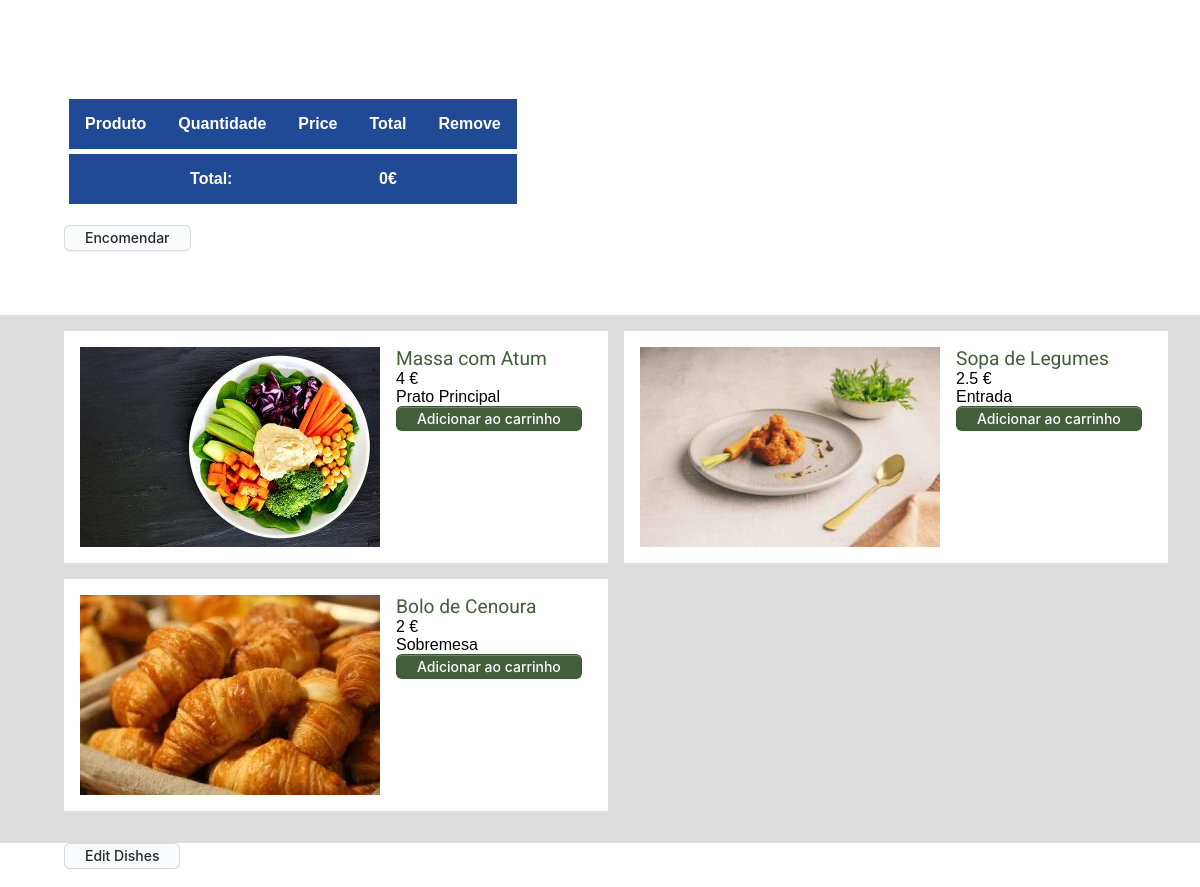
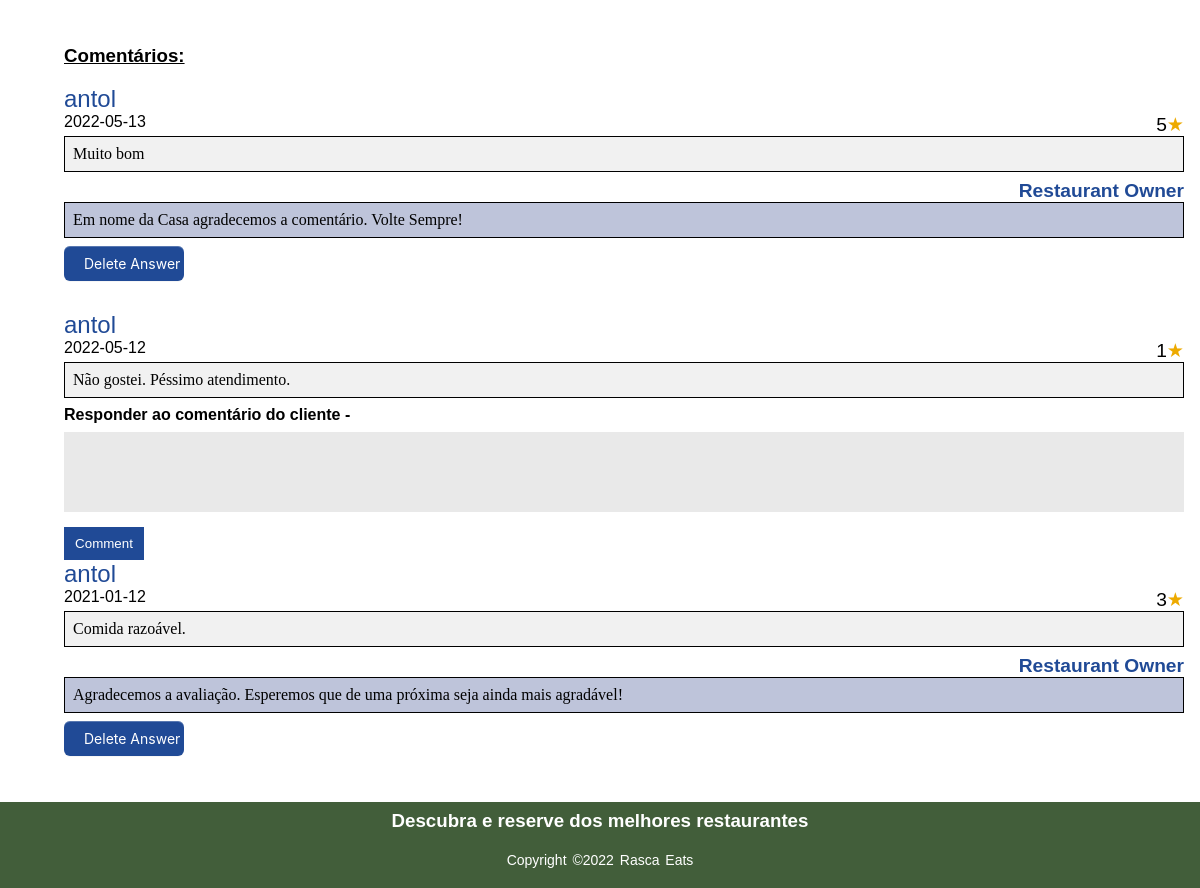
Before: /pages/owner_restaurant.php?id=1 (lower part) with the older database file (2 pictures, top to bottom).
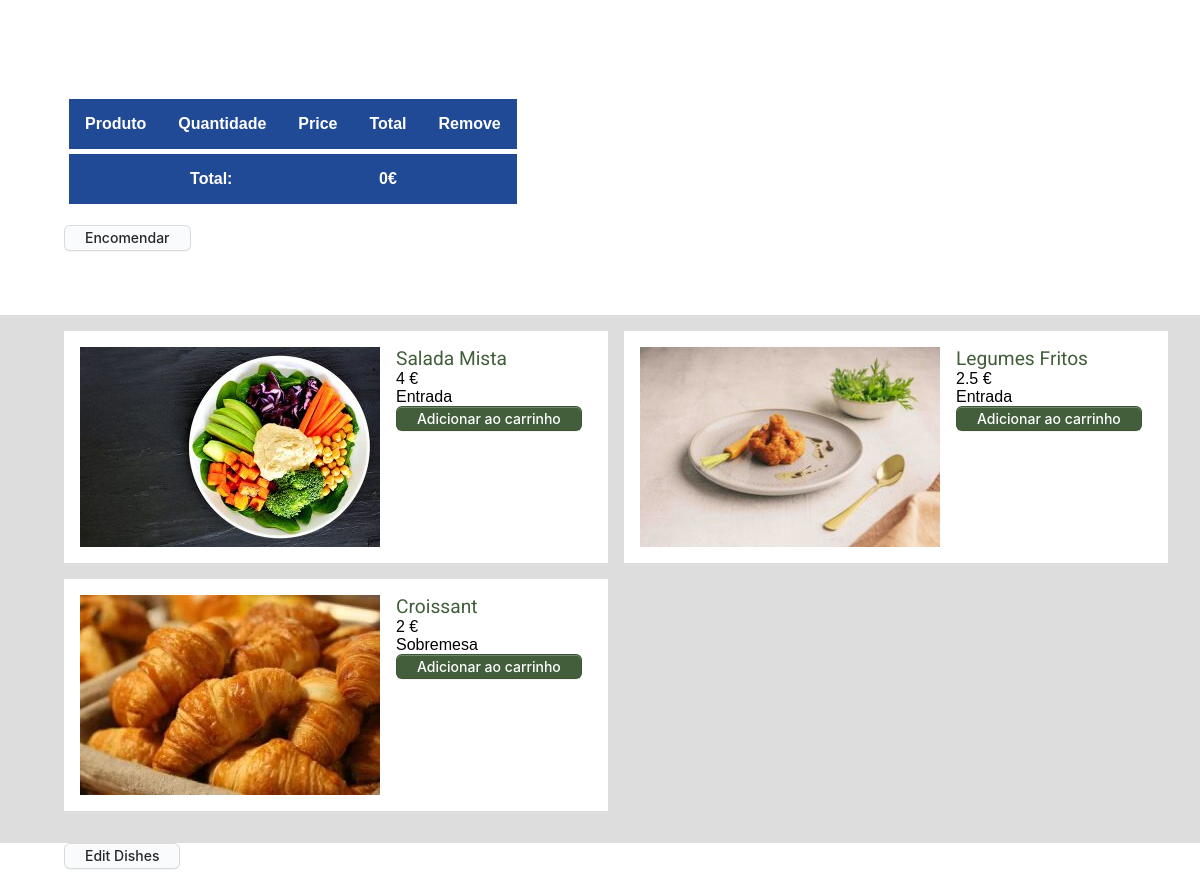
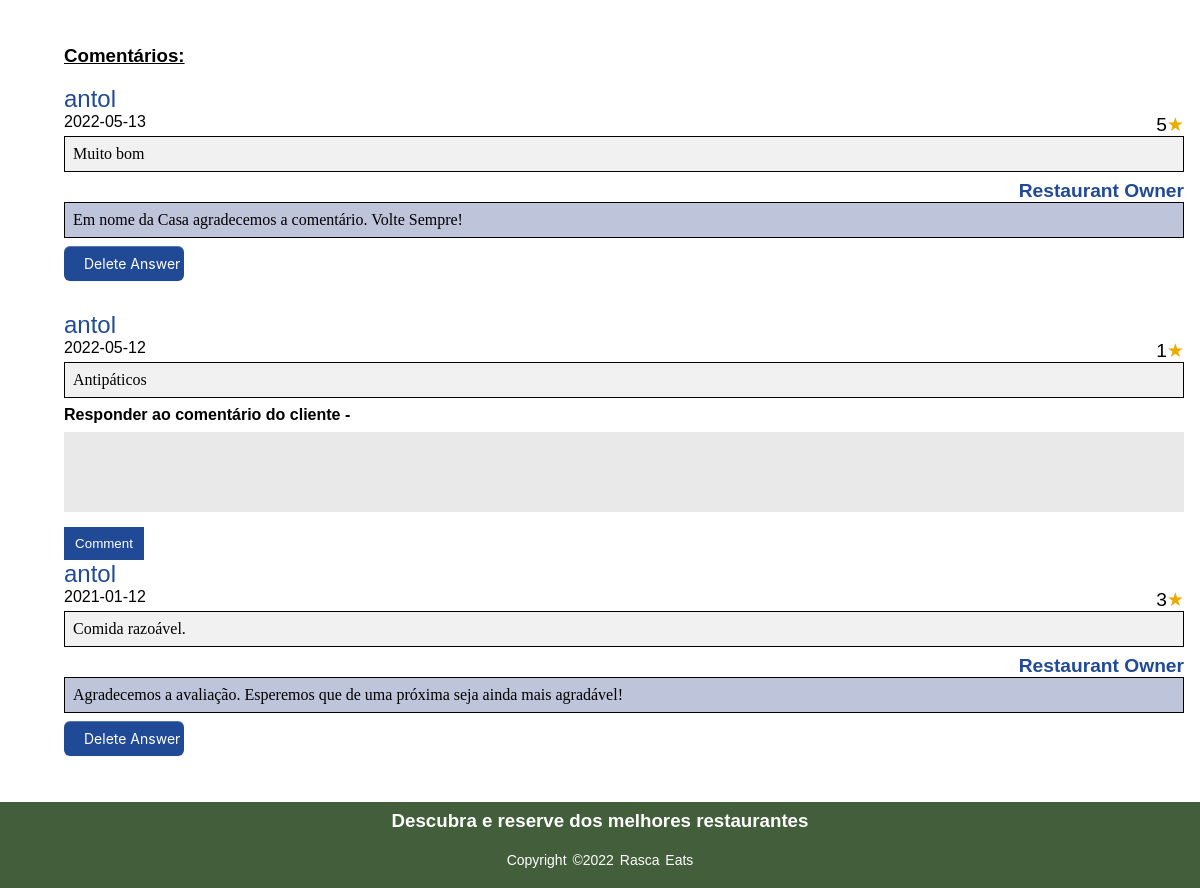
After: the same page with the newer database file (2 pictures, top to bottom).
### tables this page shows
CREATE TABLE Dish(
    dishId integer PRIMARY KEY,
    restaurantId integer NOT NULL,
    dishName varchar NOT NULL,
    price real NOT NULL,
    category varchar NOT NULL,
    photo varchar NOT NULL,
    CONSTRAINT fk_restaurantId FOREIGN KEY (restaurantId)
        REFERENCES Restaurant(restaurantId) 
        ON DELETE CASCADE
        ON UPDATE CASCADE
);

CREATE TABLE Comments(
    commentId integer PRIMARY KEY,
    clientId integer NOT NULL,
    restaurantId integer NOT NULL,
    comment varchar NOT NULL,
    rating integer NOT NULL,
    published date NOT NULL,
    CONSTRAINT check_rating CHECK(rating <= 5 AND rating >= 0),
    CONSTRAINT fk_clientId FOREIGN KEY (clientId)
        REFERENCES Client(clientId) 
        ON DELETE CASCADE
        ON UPDATE CASCADE,
    CONSTRAINT fk_restaurantId FOREIGN KEY (restaurantId)
        REFERENCES Restaurant(restaurantId) 
        ON DELETE CASCADE
        ON UPDATE CASCADE
    
);

CREATE TABLE Client(
    clientId integer PRIMARY KEY,
    clientName varchar NOT NULL,
    email varchar NOT NULL UNIQUE,
    phoneNumber integer NOT NULL UNIQUE,
    adress varchar NOT NULL,
    password varchar NOT NULL,
    username varchar NOT NULL UNIQUE,
    photo varchar

);

### sql/dish.class.php (called while the page is built, shortened)
<?php
    class Dish{
        static function getMenu($db){
            $stmt = $db->prepare('SELECT * FROM Dish WHERE restaurantId = ?');
            $stmt->execute(array($_GET['id']));
            return $stmt->fetchAll();
        }
    }
?>

### sql/comments.class.php (called while the page is built, shortened)
<?php
    class Comments{
        static function getComments($db){
            $stmt = $db->prepare('SELECT * FROM Comments JOIN Client USING (clientID) WHERE restaurantId = ?');
            $stmt->execute(array($_GET['id']));
            return $stmt->fetchAll();
        }
    }
?>

### sql/answers.class.php (called while the page is built, shortened)
<?php
    class Answers{
        static function getAnswers($db){
            $stmt = $db->prepare('SELECT * FROM Answer');
            $stmt->execute();
            return $stmt->fetchAll();
        }
    }
?>

### templates/comments.php (the view, shortened to what this page needs)
<?php
    function output_comments($comments,$answers,$Owner,$db){
        foreach($comments as $comment ){?>
            <article class="comments">
                <br>
                <span class="username"><p><?php echo $comment['username'] ?></p></span>
                <span class ="rating"><p><?php echo $comment['rating'] ?></p></span>
                <span class="date"><?=date('Y-m-d', strtotime($comment['published']))?></span>
                <span class ="comment"><p><?php echo $comment['comment'] ?></p></span>
            </article>
            <?php
                $hadAnswer = False;
                foreach($answers as $answer){
                if($answer['commentId'] == $comment['commentId']){
                    $hadAnswer = True;
                    ?>
                    <article class="comments">
                        <br>
                        <span class="usernameOwner"><p>Restaurant Owner</p></span>
                        <span class ="commentOwner"><p><?php echo $answer['comment'] ?></p></span>
                    </article>
                <?php
                    }
                }
                if(!$hadAnswer && $Owner){ ?>
                    <h4>Responder ao comentário do cliente - </h4>
                        <?php
                            echo "<form method='POST' action='".Answers::setAnswer($db)."'> "?>
                            <textarea name='answer'></textarea><br>
                            <button type='submit' name='commentSubmit'>Comment</button>
                        </form>
                <?php
                }
                else if($hadAnswer && $Owner){ ?>
                    <form action="../actions/delete_answer.php?id=<?php echo $comment['commentId'];?>" method="post" class="deleteAnswer">
                        <button class="button-4" name= "deleteAnswer" id = "deleteAnswer" role="button">Delete Answer</button>
                    </form>
                    <?php
                }
            }
        }
?>

### templates/dishes.php (shortened to what this page needs)
<?php
    function output_dishes($menu,$db){
        foreach($menu as $dish){ ?>
            <article class = "dish">
                <img src= <?php echo $dish['photo']?>>
                <section>
                    <p class="dishName"><?php echo $dish['dishName'] ?></p>
                    <p class = "dishPrice"><?php echo $dish['price'] ?></p>
                    <p class = "dishCategory"><?php echo $dish['category'] ?></p>
                    <a href="../actions/action_add_to_cart.php?id=<?php echo $_GET['id'] ?>&dishId=<?php echo $dish['dishId']?>">Adicionar ao carrinho</a>
                </section>
            </article> <?php
        }
    }
?>

Changed rows visible on the page:
changed dish: dishName "Massa com Atum" → "Salada Mista"; category "Prato Principal" → "Entrada"
changed dish: dishName "Sopa de Legumes" → "Legumes Fritos"
changed dish "Sobremesa": dishName "Bolo de Cenoura" → "Croissant"
changed comments: comment "Não gostei. Péssimo atendimento." → "Antipáticos"
